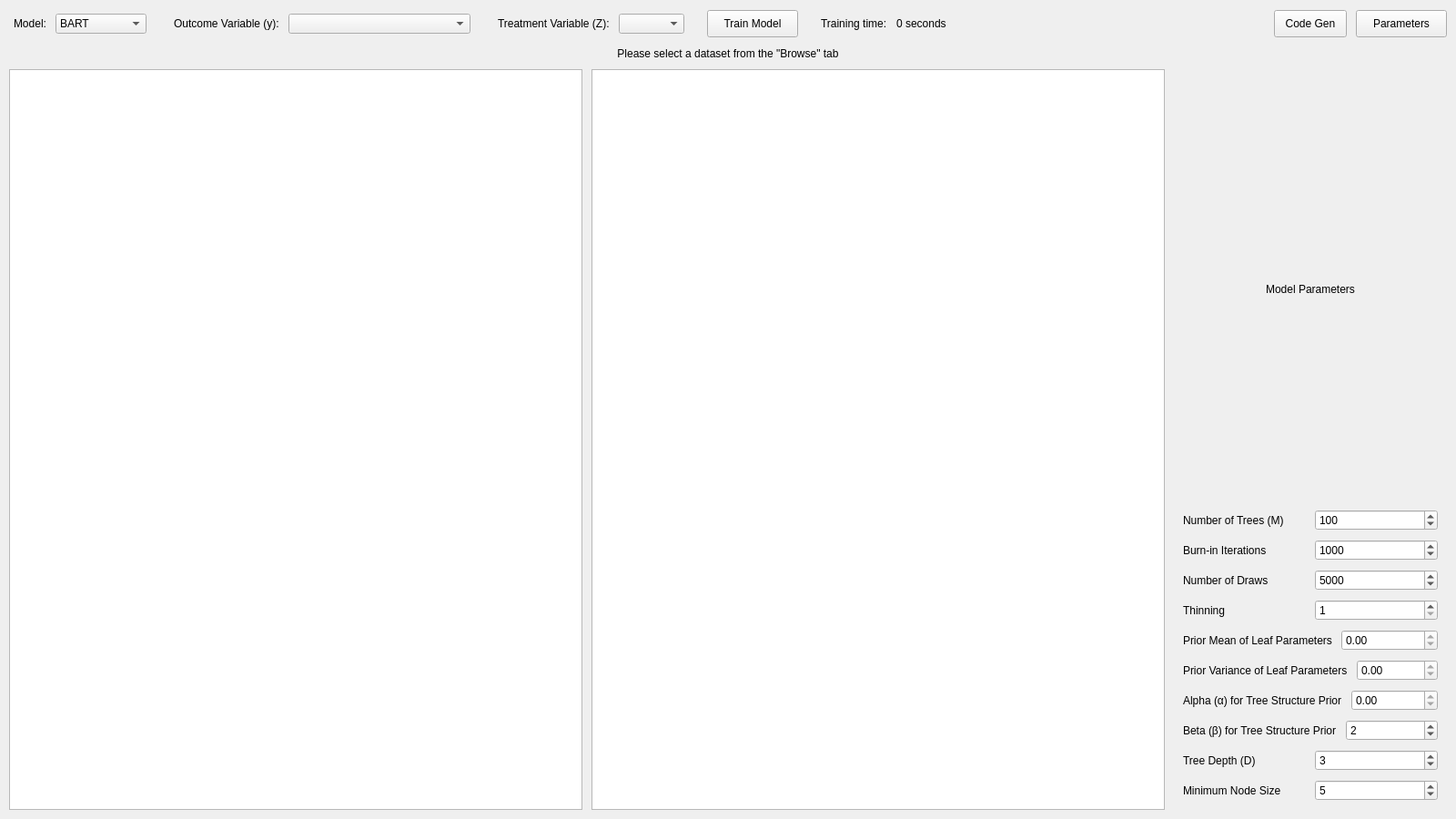
<?xml version="1.0" encoding="UTF-8"?>
<ui version="4.0">
 <class>TrainTab</class>
 <widget class="QWidget" name="TrainTab">
  <property name="geometry">
   <rect>
    <x>0</x>
    <y>0</y>
    <width>1600</width>
    <height>900</height>
   </rect>
  </property>
  <property name="baseSize">
   <size>
    <width>1600</width>
    <height>900</height>
   </size>
  </property>
  <layout class="QVBoxLayout" name="verticalLayout">
   <property name="spacing">
    <number>10</number>
   </property>
   <property name="leftMargin">
    <number>10</number>
   </property>
   <property name="topMargin">
    <number>10</number>
   </property>
   <property name="rightMargin">
    <number>10</number>
   </property>
   <property name="bottomMargin">
    <number>10</number>
   </property>
   <item>
    <widget class="QFrame" name="frame">
     <property name="frameShape">
      <enum>QFrame::Shape::NoFrame</enum>
     </property>
     <property name="frameShadow">
      <enum>QFrame::Shadow::Raised</enum>
     </property>
     <layout class="QHBoxLayout" name="horizontalLayout">
      <property name="leftMargin">
       <number>0</number>
      </property>
      <property name="topMargin">
       <number>0</number>
      </property>
      <property name="rightMargin">
       <number>0</number>
      </property>
      <property name="bottomMargin">
       <number>0</number>
      </property>
      <item>
       <widget class="QFrame" name="frame_3">
        <property name="sizePolicy">
         <sizepolicy hsizetype="Fixed" vsizetype="Fixed">
          <horstretch>0</horstretch>
          <verstretch>0</verstretch>
         </sizepolicy>
        </property>
        <property name="baseSize">
         <size>
          <width>0</width>
          <height>0</height>
         </size>
        </property>
        <property name="frameShape">
         <enum>QFrame::Shape::NoFrame</enum>
        </property>
        <property name="frameShadow">
         <enum>QFrame::Shadow::Raised</enum>
        </property>
        <layout class="QHBoxLayout" name="horizontalLayout_3">
         <property name="spacing">
          <number>20</number>
         </property>
         <property name="leftMargin">
          <number>0</number>
         </property>
         <property name="topMargin">
          <number>0</number>
         </property>
         <property name="rightMargin">
          <number>0</number>
         </property>
         <property name="bottomMargin">
          <number>0</number>
         </property>
         <item>
          <widget class="QFrame" name="frame_5">
           <property name="sizePolicy">
            <sizepolicy hsizetype="Fixed" vsizetype="Fixed">
             <horstretch>0</horstretch>
             <verstretch>0</verstretch>
            </sizepolicy>
           </property>
           <property name="frameShape">
            <enum>QFrame::Shape::NoFrame</enum>
           </property>
           <property name="frameShadow">
            <enum>QFrame::Shadow::Raised</enum>
           </property>
           <layout class="QHBoxLayout" name="horizontalLayout_5">
            <property name="spacing">
             <number>10</number>
            </property>
            <property name="leftMargin">
             <number>5</number>
            </property>
            <property name="topMargin">
             <number>5</number>
            </property>
            <property name="rightMargin">
             <number>5</number>
            </property>
            <property name="bottomMargin">
             <number>5</number>
            </property>
            <item>
             <widget class="QLabel" name="modelLabel">
              <property name="sizePolicy">
               <sizepolicy hsizetype="Fixed" vsizetype="Fixed">
                <horstretch>0</horstretch>
                <verstretch>0</verstretch>
               </sizepolicy>
              </property>
              <property name="text">
               <string>Model:</string>
              </property>
             </widget>
            </item>
            <item>
             <widget class="QComboBox" name="modelComboBox">
              <property name="sizePolicy">
               <sizepolicy hsizetype="Fixed" vsizetype="Fixed">
                <horstretch>0</horstretch>
                <verstretch>0</verstretch>
               </sizepolicy>
              </property>
              <property name="minimumSize">
               <size>
                <width>100</width>
                <height>0</height>
               </size>
              </property>
              <property name="baseSize">
               <size>
                <width>0</width>
                <height>0</height>
               </size>
              </property>
              <property name="frame">
               <bool>true</bool>
              </property>
              <item>
               <property name="text">
                <string>BART</string>
               </property>
              </item>
              <item>
               <property name="text">
                <string>XBART</string>
               </property>
              </item>
              <item>
               <property name="text">
                <string>BCF</string>
               </property>
              </item>
              <item>
               <property name="text">
                <string>XBCF</string>
               </property>
              </item>
             </widget>
            </item>
           </layout>
          </widget>
         </item>
         <item>
          <widget class="QFrame" name="frame_2">
           <property name="sizePolicy">
            <sizepolicy hsizetype="Fixed" vsizetype="Fixed">
             <horstretch>0</horstretch>
             <verstretch>0</verstretch>
            </sizepolicy>
           </property>
           <property name="frameShape">
            <enum>QFrame::Shape::NoFrame</enum>
           </property>
           <property name="frameShadow">
            <enum>QFrame::Shadow::Raised</enum>
           </property>
           <layout class="QHBoxLayout" name="horizontalLayout_2">
            <property name="spacing">
             <number>10</number>
            </property>
            <property name="leftMargin">
             <number>5</number>
            </property>
            <property name="topMargin">
             <number>5</number>
            </property>
            <property name="rightMargin">
             <number>5</number>
            </property>
            <property name="bottomMargin">
             <number>5</number>
            </property>
            <item>
             <widget class="QLabel" name="label">
              <property name="sizePolicy">
               <sizepolicy hsizetype="Fixed" vsizetype="Fixed">
                <horstretch>0</horstretch>
                <verstretch>0</verstretch>
               </sizepolicy>
              </property>
              <property name="text">
               <string>Outcome Variable (y):</string>
              </property>
             </widget>
            </item>
            <item>
             <widget class="QComboBox" name="outcomeComboBox">
              <property name="sizePolicy">
               <sizepolicy hsizetype="Fixed" vsizetype="Fixed">
                <horstretch>0</horstretch>
                <verstretch>0</verstretch>
               </sizepolicy>
              </property>
              <property name="minimumSize">
               <size>
                <width>200</width>
                <height>0</height>
               </size>
              </property>
             </widget>
            </item>
           </layout>
          </widget>
         </item>
         <item>
          <widget class="QFrame" name="treatmentFrame">
           <property name="sizePolicy">
            <sizepolicy hsizetype="Fixed" vsizetype="Fixed">
             <horstretch>0</horstretch>
             <verstretch>0</verstretch>
            </sizepolicy>
           </property>
           <property name="frameShape">
            <enum>QFrame::Shape::NoFrame</enum>
           </property>
           <property name="frameShadow">
            <enum>QFrame::Shadow::Raised</enum>
           </property>
           <layout class="QHBoxLayout" name="horizontalLayout_9">
            <property name="spacing">
             <number>10</number>
            </property>
            <property name="leftMargin">
             <number>5</number>
            </property>
            <property name="topMargin">
             <number>5</number>
            </property>
            <property name="rightMargin">
             <number>5</number>
            </property>
            <property name="bottomMargin">
             <number>5</number>
            </property>
            <item>
             <widget class="QLabel" name="treatmentLabel">
              <property name="sizePolicy">
               <sizepolicy hsizetype="Fixed" vsizetype="Fixed">
                <horstretch>0</horstretch>
                <verstretch>0</verstretch>
               </sizepolicy>
              </property>
              <property name="text">
               <string>Treatment Variable (Z):</string>
              </property>
             </widget>
            </item>
            <item>
             <widget class="QComboBox" name="treatmentComboBox">
              <property name="sizePolicy">
               <sizepolicy hsizetype="Fixed" vsizetype="Fixed">
                <horstretch>0</horstretch>
                <verstretch>0</verstretch>
               </sizepolicy>
              </property>
             </widget>
            </item>
           </layout>
          </widget>
         </item>
         <item>
          <widget class="QPushButton" name="trainButton">
           <property name="sizePolicy">
            <sizepolicy hsizetype="Fixed" vsizetype="Fixed">
             <horstretch>0</horstretch>
             <verstretch>0</verstretch>
            </sizepolicy>
           </property>
           <property name="minimumSize">
            <size>
             <width>100</width>
             <height>30</height>
            </size>
           </property>
           <property name="text">
            <string>Train Model</string>
           </property>
          </widget>
         </item>
         <item>
          <widget class="QFrame" name="frame_7">
           <property name="sizePolicy">
            <sizepolicy hsizetype="Fixed" vsizetype="Fixed">
             <horstretch>0</horstretch>
             <verstretch>0</verstretch>
            </sizepolicy>
           </property>
           <property name="frameShape">
            <enum>QFrame::Shape::NoFrame</enum>
           </property>
           <property name="frameShadow">
            <enum>QFrame::Shadow::Raised</enum>
           </property>
           <layout class="QHBoxLayout" name="horizontalLayout_8">
            <property name="spacing">
             <number>10</number>
            </property>
            <property name="leftMargin">
             <number>5</number>
            </property>
            <property name="topMargin">
             <number>5</number>
            </property>
            <property name="rightMargin">
             <number>5</number>
            </property>
            <property name="bottomMargin">
             <number>5</number>
            </property>
            <item>
             <widget class="QLabel" name="trainingTimeLabel">
              <property name="sizePolicy">
               <sizepolicy hsizetype="Fixed" vsizetype="Preferred">
                <horstretch>0</horstretch>
                <verstretch>0</verstretch>
               </sizepolicy>
              </property>
              <property name="text">
               <string>Training time:</string>
              </property>
             </widget>
            </item>
            <item>
             <widget class="QLabel" name="trainingTimeValue">
              <property name="sizePolicy">
               <sizepolicy hsizetype="Fixed" vsizetype="Preferred">
                <horstretch>0</horstretch>
                <verstretch>0</verstretch>
               </sizepolicy>
              </property>
              <property name="text">
               <string>0 seconds</string>
              </property>
             </widget>
            </item>
           </layout>
          </widget>
         </item>
        </layout>
       </widget>
      </item>
      <item>
       <spacer name="horizontalSpacer">
        <property name="orientation">
         <enum>Qt::Orientation::Horizontal</enum>
        </property>
        <property name="sizeHint" stdset="0">
         <size>
          <width>40</width>
          <height>20</height>
         </size>
        </property>
       </spacer>
      </item>
      <item>
       <widget class="QFrame" name="frame_4">
        <property name="frameShape">
         <enum>QFrame::Shape::NoFrame</enum>
        </property>
        <property name="frameShadow">
         <enum>QFrame::Shadow::Raised</enum>
        </property>
        <layout class="QHBoxLayout" name="horizontalLayout_4">
         <property name="spacing">
          <number>10</number>
         </property>
         <property name="leftMargin">
          <number>0</number>
         </property>
         <property name="topMargin">
          <number>0</number>
         </property>
         <property name="rightMargin">
          <number>0</number>
         </property>
         <property name="bottomMargin">
          <number>0</number>
         </property>
         <item>
          <widget class="QPushButton" name="codeGenPushButton">
           <property name="minimumSize">
            <size>
             <width>80</width>
             <height>30</height>
            </size>
           </property>
           <property name="text">
            <string>Code Gen</string>
           </property>
          </widget>
         </item>
         <item>
          <widget class="QPushButton" name="parametersPushButton">
           <property name="sizePolicy">
            <sizepolicy hsizetype="Fixed" vsizetype="Fixed">
             <horstretch>0</horstretch>
             <verstretch>0</verstretch>
            </sizepolicy>
           </property>
           <property name="minimumSize">
            <size>
             <width>100</width>
             <height>30</height>
            </size>
           </property>
           <property name="text">
            <string>Parameters</string>
           </property>
          </widget>
         </item>
        </layout>
       </widget>
      </item>
     </layout>
    </widget>
   </item>
   <item>
    <widget class="QLabel" name="no_dataset_label">
     <property name="text">
      <string>Please select a dataset from the &quot;Browse&quot; tab</string>
     </property>
     <property name="alignment">
      <set>Qt::AlignmentFlag::AlignCenter</set>
     </property>
    </widget>
   </item>
   <item>
    <widget class="QFrame" name="frame_6">
     <property name="frameShape">
      <enum>QFrame::Shape::NoFrame</enum>
     </property>
     <property name="frameShadow">
      <enum>QFrame::Shadow::Raised</enum>
     </property>
     <layout class="QHBoxLayout" name="horizontalLayout_6">
      <property name="spacing">
       <number>10</number>
      </property>
      <property name="leftMargin">
       <number>0</number>
      </property>
      <property name="topMargin">
       <number>0</number>
      </property>
      <property name="rightMargin">
       <number>0</number>
      </property>
      <property name="bottomMargin">
       <number>0</number>
      </property>
      <item>
       <widget class="QTableView" name="analytics_viewer">
        <property name="sortingEnabled">
         <bool>true</bool>
        </property>
       </widget>
      </item>
      <item>
       <widget class="QTextEdit" name="codeGenTextEdit">
        <property name="visible">
         <bool>false</bool>
        </property>
       </widget>
      </item>
      <item>
       <widget class="QFrame" name="parametersMenu">
        <property name="minimumSize">
         <size>
          <width>300</width>
          <height>0</height>
         </size>
        </property>
        <property name="visible">
         <bool>false</bool>
        </property>
        <layout class="QVBoxLayout" name="verticalLayout_Parameters">
         <property name="spacing">
          <number>10</number>
         </property>
         <property name="leftMargin">
          <number>10</number>
         </property>
         <property name="topMargin">
          <number>10</number>
         </property>
         <property name="rightMargin">
          <number>10</number>
         </property>
         <property name="bottomMargin">
          <number>10</number>
         </property>
         <item>
          <widget class="QLabel" name="parametersTitleLabel">
           <property name="text">
            <string>Model Parameters</string>
           </property>
           <property name="alignment">
            <set>Qt::AlignmentFlag::AlignCenter</set>
           </property>
          </widget>
         </item>
         <item>
          <layout class="QHBoxLayout" name="horizontalLayout_Trees">
           <item>
            <widget class="QLabel" name="treesLabel">
             <property name="text">
              <string>Number of Trees (M)</string>
             </property>
            </widget>
           </item>
           <item>
            <widget class="QSpinBox" name="treesSpinBox">
             <property name="minimum">
              <number>1</number>
             </property>
             <property name="maximum">
              <number>1000</number>
             </property>
             <property name="value">
              <number>100</number>
             </property>
            </widget>
           </item>
          </layout>
         </item>
         <item>
          <layout class="QHBoxLayout" name="horizontalLayout_BurnIn">
           <item>
            <widget class="QLabel" name="burnInLabel">
             <property name="text">
              <string>Burn-in Iterations</string>
             </property>
            </widget>
           </item>
           <item>
            <widget class="QSpinBox" name="burnInSpinBox">
             <property name="minimum">
              <number>1</number>
             </property>
             <property name="maximum">
              <number>10000</number>
             </property>
             <property name="value">
              <number>1000</number>
             </property>
            </widget>
           </item>
          </layout>
         </item>
         <item>
          <layout class="QHBoxLayout" name="horizontalLayout_Draws">
           <item>
            <widget class="QLabel" name="drawsLabel">
             <property name="text">
              <string>Number of Draws</string>
             </property>
            </widget>
           </item>
           <item>
            <widget class="QSpinBox" name="drawsSpinBox">
             <property name="minimum">
              <number>1</number>
             </property>
             <property name="maximum">
              <number>100000</number>
             </property>
             <property name="value">
              <number>5000</number>
             </property>
            </widget>
           </item>
          </layout>
         </item>
         <item>
          <layout class="QHBoxLayout" name="horizontalLayout_Thinning">
           <item>
            <widget class="QLabel" name="thinningLabel">
             <property name="text">
              <string>Thinning</string>
             </property>
            </widget>
           </item>
           <item>
            <widget class="QSpinBox" name="thinningSpinBox">
             <property name="minimum">
              <number>1</number>
             </property>
             <property name="maximum">
              <number>100</number>
             </property>
             <property name="value">
              <number>1</number>
             </property>
            </widget>
           </item>
          </layout>
         </item>
         <item>
          <layout class="QHBoxLayout" name="horizontalLayout_PriorMean">
           <item>
            <widget class="QLabel" name="priorMeanLabel">
             <property name="text">
              <string>Prior Mean of Leaf Parameters</string>
             </property>
            </widget>
           </item>
           <item>
            <widget class="QDoubleSpinBox" name="priorMeanSpinBox">
             <property name="minimum">
              <double>0.000000000000000</double>
             </property>
             <property name="maximum">
              <double>0.000000000000000</double>
             </property>
             <property name="value">
              <double>0.000000000000000</double>
             </property>
            </widget>
           </item>
          </layout>
         </item>
         <item>
          <layout class="QHBoxLayout" name="horizontalLayout_PriorVariance">
           <item>
            <widget class="QLabel" name="priorVarianceLabel">
             <property name="text">
              <string>Prior Variance of Leaf Parameters</string>
             </property>
            </widget>
           </item>
           <item>
            <widget class="QDoubleSpinBox" name="priorVarianceSpinBox">
             <property name="minimum">
              <double>0.000000000000000</double>
             </property>
             <property name="maximum">
              <double>0.000000000000000</double>
             </property>
             <property name="value">
              <double>0.000000000000000</double>
             </property>
            </widget>
           </item>
          </layout>
         </item>
         <item>
          <layout class="QHBoxLayout" name="horizontalLayout_Alpha">
           <item>
            <widget class="QLabel" name="alphaLabel">
             <property name="text">
              <string>Alpha (α) for Tree Structure Prior</string>
             </property>
            </widget>
           </item>
           <item>
            <widget class="QDoubleSpinBox" name="alphaSpinBox">
             <property name="minimum">
              <double>0.000000000000000</double>
             </property>
             <property name="maximum">
              <double>0.000000000000000</double>
             </property>
             <property name="value">
              <double>0.000000000000000</double>
             </property>
            </widget>
           </item>
          </layout>
         </item>
         <item>
          <layout class="QHBoxLayout" name="horizontalLayout_Beta">
           <item>
            <widget class="QLabel" name="betaLabel">
             <property name="text">
              <string>Beta (β) for Tree Structure Prior</string>
             </property>
            </widget>
           </item>
           <item>
            <widget class="QSpinBox" name="betaSpinBox">
             <property name="minimum">
              <number>1</number>
             </property>
             <property name="maximum">
              <number>10</number>
             </property>
             <property name="value">
              <number>2</number>
             </property>
            </widget>
           </item>
          </layout>
         </item>
         <item>
          <layout class="QHBoxLayout" name="horizontalLayout_Depth">
           <item>
            <widget class="QLabel" name="treeDepthLabel">
             <property name="text">
              <string>Tree Depth (D)</string>
             </property>
            </widget>
           </item>
           <item>
            <widget class="QSpinBox" name="treeDepthSpinBox">
             <property name="minimum">
              <number>1</number>
             </property>
             <property name="maximum">
              <number>10</number>
             </property>
             <property name="value">
              <number>3</number>
             </property>
            </widget>
           </item>
          </layout>
         </item>
         <item>
          <layout class="QHBoxLayout" name="horizontalLayout_NodeSize">
           <item>
            <widget class="QLabel" name="nodeSizeLabel">
             <property name="text">
              <string>Minimum Node Size</string>
             </property>
            </widget>
           </item>
           <item>
            <widget class="QSpinBox" name="nodeSizeSpinBox">
             <property name="minimum">
              <number>1</number>
             </property>
             <property name="maximum">
              <number>100</number>
             </property>
             <property name="value">
              <number>5</number>
             </property>
            </widget>
           </item>
          </layout>
         </item>
        </layout>
       </widget>
      </item>
     </layout>
    </widget>
   </item>
  </layout>
 </widget>
 <resources/>
 <connections/>
</ui>
